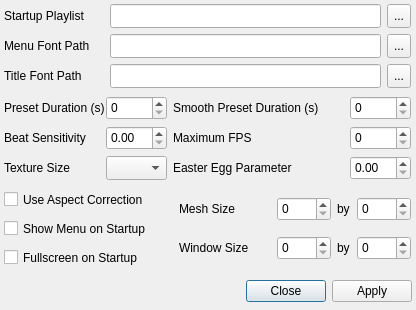
<ui version="4.0" >
 <class>QProjectMConfigDialog</class>
 <widget class="QDialog" name="QProjectMConfigDialog" >
  <property name="geometry" >
   <rect>
    <x>0</x>
    <y>0</y>
    <width>416</width>
    <height>310</height>
   </rect>
  </property>
  <property name="windowTitle" >
   <string>projectM Settings</string>
  </property>
  <widget class="QLabel" name="label" >
   <property name="geometry" >
    <rect>
     <x>4</x>
     <y>34</y>
     <width>100</width>
     <height>24</height>
    </rect>
   </property>
   <property name="sizePolicy" >
    <sizepolicy vsizetype="Preferred" hsizetype="MinimumExpanding" >
     <horstretch>0</horstretch>
     <verstretch>0</verstretch>
    </sizepolicy>
   </property>
   <property name="minimumSize" >
    <size>
     <width>50</width>
     <height>0</height>
    </size>
   </property>
   <property name="text" >
    <string>Menu Font Path</string>
   </property>
  </widget>
  <widget class="QToolButton" name="fontPathToolButton" >
   <property name="geometry" >
    <rect>
     <x>387</x>
     <y>34</y>
     <width>24</width>
     <height>24</height>
    </rect>
   </property>
   <property name="text" >
    <string>...</string>
   </property>
  </widget>
  <widget class="QLineEdit" name="menuFontPathLineEdit" >
   <property name="geometry" >
    <rect>
     <x>110</x>
     <y>34</y>
     <width>271</width>
     <height>24</height>
    </rect>
   </property>
   <property name="sizePolicy" >
    <sizepolicy vsizetype="Fixed" hsizetype="Expanding" >
     <horstretch>2</horstretch>
     <verstretch>0</verstretch>
    </sizepolicy>
   </property>
   <property name="toolTip" >
    <string>&lt;html>&lt;head>&lt;meta name="qrichtext" content="1" />&lt;style type="text/css">
p, li { white-space: pre-wrap; }
&lt;/style>&lt;/head>&lt;body style=" font-family:'Sans Serif'; font-size:10pt; font-weight:400; font-style:normal;">
&lt;p style=" margin-top:0px; margin-bottom:0px; margin-left:0px; margin-right:0px; -qt-block-indent:0; text-indent:0px;">Changes the path projectM will use to search for opengl fonts&lt;/p>&lt;/body>&lt;/html></string>
   </property>
  </widget>
  <widget class="QLabel" name="label_2" >
   <property name="geometry" >
    <rect>
     <x>4</x>
     <y>4</y>
     <width>100</width>
     <height>24</height>
    </rect>
   </property>
   <property name="sizePolicy" >
    <sizepolicy vsizetype="Preferred" hsizetype="MinimumExpanding" >
     <horstretch>0</horstretch>
     <verstretch>0</verstretch>
    </sizepolicy>
   </property>
   <property name="minimumSize" >
    <size>
     <width>50</width>
     <height>0</height>
    </size>
   </property>
   <property name="text" >
    <string>Startup Playlist</string>
   </property>
  </widget>
  <widget class="QToolButton" name="startupPlaylistToolButton" >
   <property name="geometry" >
    <rect>
     <x>387</x>
     <y>4</y>
     <width>24</width>
     <height>24</height>
    </rect>
   </property>
   <property name="text" >
    <string>...</string>
   </property>
  </widget>
  <widget class="QLineEdit" name="startupPlaylistLineEdit" >
   <property name="geometry" >
    <rect>
     <x>110</x>
     <y>4</y>
     <width>271</width>
     <height>24</height>
    </rect>
   </property>
   <property name="sizePolicy" >
    <sizepolicy vsizetype="Fixed" hsizetype="Expanding" >
     <horstretch>2</horstretch>
     <verstretch>0</verstretch>
    </sizepolicy>
   </property>
   <property name="toolTip" >
    <string>&lt;html>&lt;head>&lt;meta name="qrichtext" content="1" />&lt;style type="text/css">
p, li { white-space: pre-wrap; }
&lt;/style>&lt;/head>&lt;body style=" font-family:'Sans Serif'; font-size:9pt; font-weight:400; font-style:normal;">
&lt;p style=" margin-top:0px; margin-bottom:0px; margin-left:0px; margin-right:0px; -qt-block-indent:0; text-indent:0px;">This sets the default preset playlist when qprojectM starts up. This can be either a directory path or preset playlist file. If unspecified then projectM uses a default preset directory&lt;/p>&lt;/body>&lt;/html></string>
   </property>
  </widget>
  <widget class="QLabel" name="label_3" >
   <property name="geometry" >
    <rect>
     <x>4</x>
     <y>96</y>
     <width>163</width>
     <height>24</height>
    </rect>
   </property>
   <property name="text" >
    <string>Preset Duration (s)</string>
   </property>
  </widget>
  <widget class="QSpinBox" name="presetDurationSpinBox" >
   <property name="geometry" >
    <rect>
     <x>106</x>
     <y>96</y>
     <width>61</width>
     <height>24</height>
    </rect>
   </property>
   <property name="toolTip" >
    <string>&lt;html>&lt;head>&lt;meta name="qrichtext" content="1" />&lt;style type="text/css">
p, li { white-space: pre-wrap; }
&lt;/style>&lt;/head>&lt;body style=" font-family:'Sans Serif'; font-size:9pt; font-weight:400; font-style:normal;">
&lt;p style=" margin-top:0px; margin-bottom:0px; margin-left:0px; margin-right:0px; -qt-block-indent:0; text-indent:0px;">Sets how long a preset should be played in seconds before projectM automatically switches to another in the playlist&lt;/p>&lt;/body>&lt;/html></string>
   </property>
  </widget>
  <widget class="QLabel" name="label_4" >
   <property name="geometry" >
    <rect>
     <x>173</x>
     <y>96</y>
     <width>171</width>
     <height>24</height>
    </rect>
   </property>
   <property name="text" >
    <string>Smooth Preset Duration (s)</string>
   </property>
  </widget>
  <widget class="QSpinBox" name="smoothPresetDurationSpinBox" >
   <property name="geometry" >
    <rect>
     <x>350</x>
     <y>96</y>
     <width>61</width>
     <height>24</height>
    </rect>
   </property>
   <property name="toolTip" >
    <string>&lt;html>&lt;head>&lt;meta name="qrichtext" content="1" />&lt;style type="text/css">
p, li { white-space: pre-wrap; }
&lt;/style>&lt;/head>&lt;body style=" font-family:'Sans Serif'; font-size:9pt; font-weight:400; font-style:normal;">
&lt;p style=" margin-top:0px; margin-bottom:0px; margin-left:0px; margin-right:0px; -qt-block-indent:0; text-indent:0px;">Sets how long a transition occurs in seconds when smooth preset switching&lt;/p>&lt;/body>&lt;/html></string>
   </property>
  </widget>
  <widget class="QLabel" name="label_5" >
   <property name="geometry" >
    <rect>
     <x>179</x>
     <y>236</y>
     <width>92</width>
     <height>24</height>
    </rect>
   </property>
   <property name="sizePolicy" >
    <sizepolicy vsizetype="Preferred" hsizetype="MinimumExpanding" >
     <horstretch>0</horstretch>
     <verstretch>0</verstretch>
    </sizepolicy>
   </property>
   <property name="text" >
    <string>Window Size</string>
   </property>
  </widget>
  <widget class="QLabel" name="label_6" >
   <property name="geometry" >
    <rect>
     <x>173</x>
     <y>126</y>
     <width>171</width>
     <height>24</height>
    </rect>
   </property>
   <property name="sizePolicy" >
    <sizepolicy vsizetype="Preferred" hsizetype="MinimumExpanding" >
     <horstretch>0</horstretch>
     <verstretch>0</verstretch>
    </sizepolicy>
   </property>
   <property name="text" >
    <string>Maximum FPS</string>
   </property>
  </widget>
  <widget class="QSpinBox" name="maxFPSSpinBox" >
   <property name="geometry" >
    <rect>
     <x>350</x>
     <y>126</y>
     <width>61</width>
     <height>24</height>
    </rect>
   </property>
   <property name="sizePolicy" >
    <sizepolicy vsizetype="Fixed" hsizetype="MinimumExpanding" >
     <horstretch>2</horstretch>
     <verstretch>0</verstretch>
    </sizepolicy>
   </property>
   <property name="toolTip" >
    <string>&lt;html>&lt;head>&lt;meta name="qrichtext" content="1" />&lt;style type="text/css">
p, li { white-space: pre-wrap; }
&lt;/style>&lt;/head>&lt;body style=" font-family:'Sans Serif'; font-size:9pt; font-weight:400; font-style:normal;">
&lt;p style=" margin-top:0px; margin-bottom:0px; margin-left:0px; margin-right:0px; -qt-block-indent:0; text-indent:0px;">This parameter, if nonzero, limits the number of frames per second projectM will attempt to render to screen. 35 is a reasonable limit.&lt;/p>&lt;/body>&lt;/html></string>
   </property>
  </widget>
  <widget class="QSpinBox" name="windowWidthSpinBox" >
   <property name="geometry" >
    <rect>
     <x>277</x>
     <y>236</y>
     <width>54</width>
     <height>24</height>
    </rect>
   </property>
   <property name="toolTip" >
    <string>&lt;html>&lt;head>&lt;meta name="qrichtext" content="1" />&lt;style type="text/css">
p, li { white-space: pre-wrap; }
&lt;/style>&lt;/head>&lt;body style=" font-family:'Sans Serif'; font-size:10pt; font-weight:400; font-style:normal;">
&lt;p style=" margin-top:0px; margin-bottom:0px; margin-left:0px; margin-right:0px; -qt-block-indent:0; text-indent:0px;">This modifies the horizontal component of the startup window size &lt;/p>&lt;/body>&lt;/html></string>
   </property>
   <property name="whatsThis" >
    <string>&lt;html>&lt;head>&lt;meta name="qrichtext" content="1" />&lt;style type="text/css">
p, li { white-space: pre-wrap; }
&lt;/style>&lt;/head>&lt;body style=" font-family:'Sans Serif'; font-size:10pt; font-weight:400; font-style:normal;">
&lt;p style=" margin-top:0px; margin-bottom:0px; margin-left:0px; margin-right:0px; -qt-block-indent:0; text-indent:0px;">This modifies the horizontal component of the startup window size &lt;/p>&lt;/body>&lt;/html></string>
   </property>
  </widget>
  <widget class="QLabel" name="label_10" >
   <property name="geometry" >
    <rect>
     <x>337</x>
     <y>197</y>
     <width>16</width>
     <height>24</height>
    </rect>
   </property>
   <property name="sizePolicy" >
    <sizepolicy vsizetype="Preferred" hsizetype="MinimumExpanding" >
     <horstretch>0</horstretch>
     <verstretch>0</verstretch>
    </sizepolicy>
   </property>
   <property name="text" >
    <string>by</string>
   </property>
  </widget>
  <widget class="QLabel" name="label_7" >
   <property name="geometry" >
    <rect>
     <x>4</x>
     <y>156</y>
     <width>96</width>
     <height>24</height>
    </rect>
   </property>
   <property name="sizePolicy" >
    <sizepolicy vsizetype="Preferred" hsizetype="MinimumExpanding" >
     <horstretch>0</horstretch>
     <verstretch>0</verstretch>
    </sizepolicy>
   </property>
   <property name="text" >
    <string>Texture Size</string>
   </property>
  </widget>
  <widget class="QComboBox" name="textureSizeComboBox" >
   <property name="geometry" >
    <rect>
     <x>106</x>
     <y>156</y>
     <width>61</width>
     <height>24</height>
    </rect>
   </property>
   <property name="sizePolicy" >
    <sizepolicy vsizetype="Fixed" hsizetype="MinimumExpanding" >
     <horstretch>1</horstretch>
     <verstretch>0</verstretch>
    </sizepolicy>
   </property>
   <property name="sizeAdjustPolicy" >
    <enum>QComboBox::AdjustToMinimumContentsLength</enum>
   </property>
  </widget>
  <widget class="QLabel" name="label_8" >
   <property name="geometry" >
    <rect>
     <x>179</x>
     <y>197</y>
     <width>66</width>
     <height>24</height>
    </rect>
   </property>
   <property name="sizePolicy" >
    <sizepolicy vsizetype="Preferred" hsizetype="MinimumExpanding" >
     <horstretch>0</horstretch>
     <verstretch>0</verstretch>
    </sizepolicy>
   </property>
   <property name="text" >
    <string>Mesh Size</string>
   </property>
  </widget>
  <widget class="QCheckBox" name="fullscreenOnStartupCheckBox" >
   <property name="geometry" >
    <rect>
     <x>4</x>
     <y>246</y>
     <width>167</width>
     <height>23</height>
    </rect>
   </property>
   <property name="sizePolicy" >
    <sizepolicy vsizetype="Fixed" hsizetype="MinimumExpanding" >
     <horstretch>0</horstretch>
     <verstretch>0</verstretch>
    </sizepolicy>
   </property>
   <property name="text" >
    <string>Fullscreen on Startup</string>
   </property>
  </widget>
  <widget class="QCheckBox" name="menuOnStartupCheckBox" >
   <property name="geometry" >
    <rect>
     <x>4</x>
     <y>217</y>
     <width>167</width>
     <height>23</height>
    </rect>
   </property>
   <property name="sizePolicy" >
    <sizepolicy vsizetype="Fixed" hsizetype="MinimumExpanding" >
     <horstretch>0</horstretch>
     <verstretch>0</verstretch>
    </sizepolicy>
   </property>
   <property name="text" >
    <string>Show Menu on Startup</string>
   </property>
  </widget>
  <widget class="QDialogButtonBox" name="buttonBox" >
   <property name="geometry" >
    <rect>
     <x>178</x>
     <y>276</y>
     <width>234</width>
     <height>30</height>
    </rect>
   </property>
   <property name="layoutDirection" >
    <enum>Qt::LeftToRight</enum>
   </property>
   <property name="orientation" >
    <enum>Qt::Horizontal</enum>
   </property>
   <property name="standardButtons" >
    <set>QDialogButtonBox::Apply|QDialogButtonBox::Close|QDialogButtonBox::NoButton</set>
   </property>
  </widget>
  <widget class="QSpinBox" name="windowHeightSpinBox" >
   <property name="geometry" >
    <rect>
     <x>357</x>
     <y>236</y>
     <width>54</width>
     <height>24</height>
    </rect>
   </property>
   <property name="toolTip" >
    <string>&lt;html>&lt;head>&lt;meta name="qrichtext" content="1" />&lt;style type="text/css">
p, li { white-space: pre-wrap; }
&lt;/style>&lt;/head>&lt;body style=" font-family:'Sans Serif'; font-size:10pt; font-weight:400; font-style:normal;">
&lt;p style=" margin-top:0px; margin-bottom:0px; margin-left:0px; margin-right:0px; -qt-block-indent:0; text-indent:0px; font-size:9pt;">This modifies the vertical component of the startup window size&lt;/p>&lt;/body>&lt;/html></string>
   </property>
  </widget>
  <widget class="QLabel" name="label_11" >
   <property name="geometry" >
    <rect>
     <x>337</x>
     <y>236</y>
     <width>16</width>
     <height>24</height>
    </rect>
   </property>
   <property name="sizePolicy" >
    <sizepolicy vsizetype="Preferred" hsizetype="MinimumExpanding" >
     <horstretch>0</horstretch>
     <verstretch>0</verstretch>
    </sizepolicy>
   </property>
   <property name="text" >
    <string>by</string>
   </property>
  </widget>
  <widget class="QCheckBox" name="useAspectCorrectionCheckBox" >
   <property name="geometry" >
    <rect>
     <x>4</x>
     <y>188</y>
     <width>167</width>
     <height>23</height>
    </rect>
   </property>
   <property name="sizePolicy" >
    <sizepolicy vsizetype="Fixed" hsizetype="MinimumExpanding" >
     <horstretch>0</horstretch>
     <verstretch>0</verstretch>
    </sizepolicy>
   </property>
   <property name="text" >
    <string>Use Aspect Correction</string>
   </property>
  </widget>
  <widget class="QLabel" name="label_12" >
   <property name="geometry" >
    <rect>
     <x>4</x>
     <y>126</y>
     <width>96</width>
     <height>24</height>
    </rect>
   </property>
   <property name="sizePolicy" >
    <sizepolicy vsizetype="Preferred" hsizetype="MinimumExpanding" >
     <horstretch>0</horstretch>
     <verstretch>0</verstretch>
    </sizepolicy>
   </property>
   <property name="text" >
    <string>Beat Sensitivity</string>
   </property>
  </widget>
  <widget class="QToolButton" name="titleFontPathToolButton" >
   <property name="geometry" >
    <rect>
     <x>387</x>
     <y>64</y>
     <width>24</width>
     <height>24</height>
    </rect>
   </property>
   <property name="text" >
    <string>...</string>
   </property>
  </widget>
  <widget class="QLabel" name="label_9" >
   <property name="geometry" >
    <rect>
     <x>4</x>
     <y>64</y>
     <width>100</width>
     <height>24</height>
    </rect>
   </property>
   <property name="sizePolicy" >
    <sizepolicy vsizetype="Preferred" hsizetype="MinimumExpanding" >
     <horstretch>0</horstretch>
     <verstretch>0</verstretch>
    </sizepolicy>
   </property>
   <property name="minimumSize" >
    <size>
     <width>50</width>
     <height>0</height>
    </size>
   </property>
   <property name="text" >
    <string>Title Font Path</string>
   </property>
  </widget>
  <widget class="QLineEdit" name="titleFontPathLineEdit" >
   <property name="geometry" >
    <rect>
     <x>110</x>
     <y>64</y>
     <width>271</width>
     <height>24</height>
    </rect>
   </property>
   <property name="sizePolicy" >
    <sizepolicy vsizetype="Fixed" hsizetype="Expanding" >
     <horstretch>2</horstretch>
     <verstretch>0</verstretch>
    </sizepolicy>
   </property>
   <property name="toolTip" >
    <string>&lt;html>&lt;head>&lt;meta name="qrichtext" content="1" />&lt;style type="text/css">
p, li { white-space: pre-wrap; }
&lt;/style>&lt;/head>&lt;body style=" font-family:'Sans Serif'; font-size:10pt; font-weight:400; font-style:normal;">
&lt;p style=" margin-top:0px; margin-bottom:0px; margin-left:0px; margin-right:0px; -qt-block-indent:0; text-indent:0px;">Changes the path projectM will use to search for opengl fonts&lt;/p>&lt;/body>&lt;/html></string>
   </property>
  </widget>
  <widget class="QDoubleSpinBox" name="beatSensitivitySpinBox" >
   <property name="geometry" >
    <rect>
     <x>106</x>
     <y>126</y>
     <width>61</width>
     <height>24</height>
    </rect>
   </property>
  </widget>
  <widget class="QLabel" name="label_13" >
   <property name="geometry" >
    <rect>
     <x>173</x>
     <y>156</y>
     <width>171</width>
     <height>24</height>
    </rect>
   </property>
   <property name="sizePolicy" >
    <sizepolicy vsizetype="Preferred" hsizetype="MinimumExpanding" >
     <horstretch>0</horstretch>
     <verstretch>0</verstretch>
    </sizepolicy>
   </property>
   <property name="text" >
    <string>Easter Egg Parameter</string>
   </property>
  </widget>
  <widget class="QDoubleSpinBox" name="beatSensitivitySpinBox_2" >
   <property name="geometry" >
    <rect>
     <x>350</x>
     <y>156</y>
     <width>61</width>
     <height>24</height>
    </rect>
   </property>
  </widget>
  <widget class="QSpinBox" name="meshSizeHeightSpinBox" >
   <property name="geometry" >
    <rect>
     <x>357</x>
     <y>197</y>
     <width>54</width>
     <height>24</height>
    </rect>
   </property>
   <property name="toolTip" >
    <string>&lt;html>&lt;head>&lt;meta name="qrichtext" content="1" />&lt;style type="text/css">
p, li { white-space: pre-wrap; }
&lt;/style>&lt;/head>&lt;body style=" font-family:'Sans Serif'; font-size:10pt; font-weight:400; font-style:normal;">
&lt;p style=" margin-top:0px; margin-bottom:0px; margin-left:0px; margin-right:0px; -qt-block-indent:0; text-indent:0px; font-size:9pt;">This modifies the vertical component of the startup window size&lt;/p>&lt;/body>&lt;/html></string>
   </property>
  </widget>
  <widget class="QSpinBox" name="meshSizeWidthSpinBox" >
   <property name="geometry" >
    <rect>
     <x>277</x>
     <y>197</y>
     <width>54</width>
     <height>24</height>
    </rect>
   </property>
   <property name="toolTip" >
    <string>&lt;html>&lt;head>&lt;meta name="qrichtext" content="1" />&lt;style type="text/css">
p, li { white-space: pre-wrap; }
&lt;/style>&lt;/head>&lt;body style=" font-family:'Sans Serif'; font-size:10pt; font-weight:400; font-style:normal;">
&lt;p style=" margin-top:0px; margin-bottom:0px; margin-left:0px; margin-right:0px; -qt-block-indent:0; text-indent:0px; font-size:9pt;">This modifies the vertical component of the startup window size&lt;/p>&lt;/body>&lt;/html></string>
   </property>
  </widget>
 </widget>
 <resources/>
 <connections/>
</ui>
